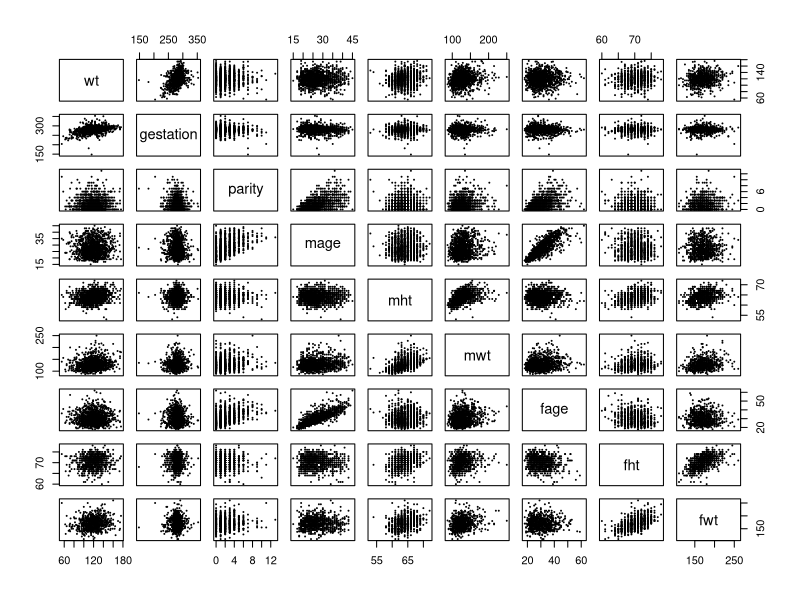
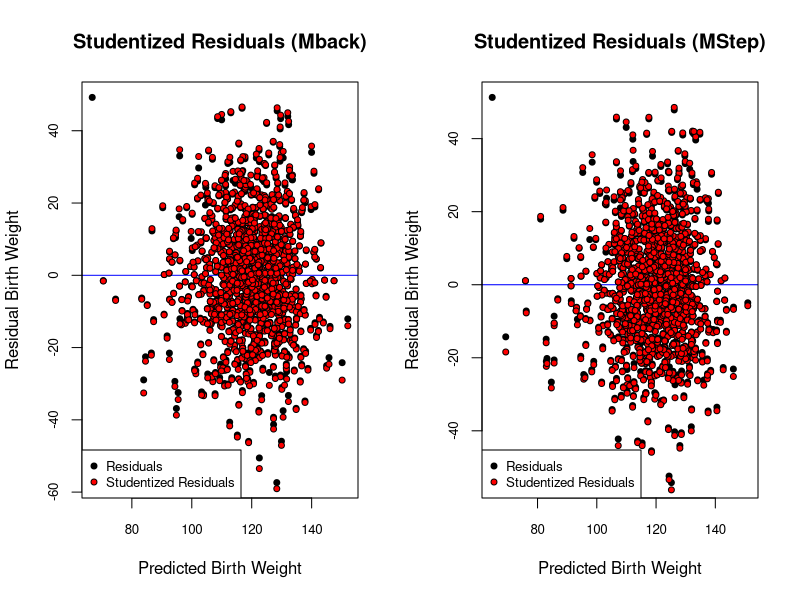
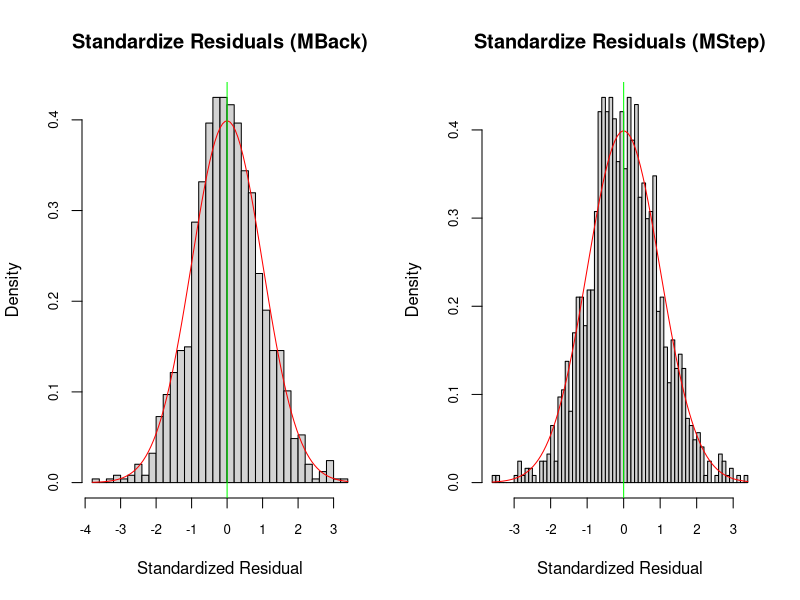
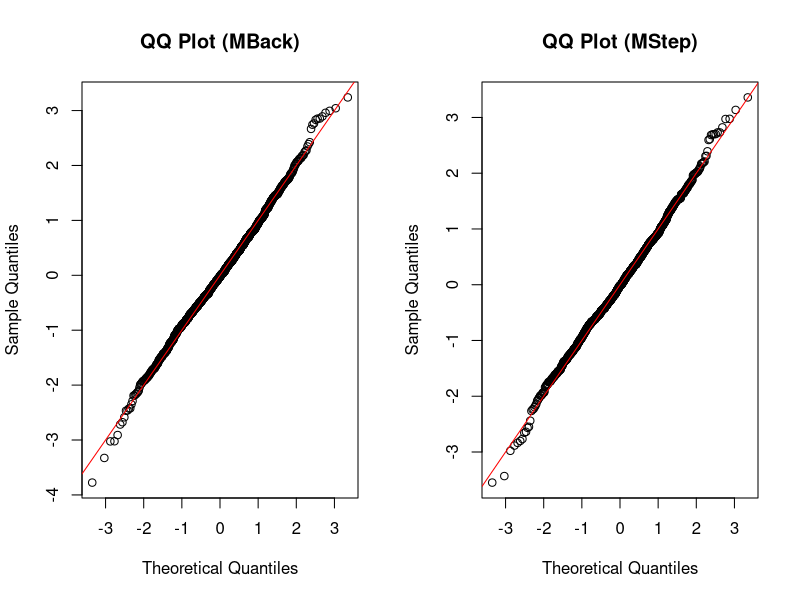
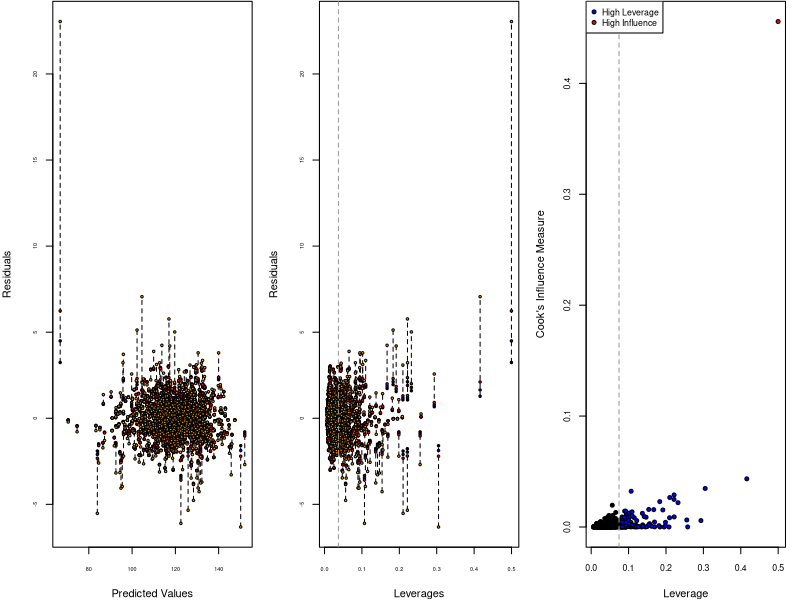
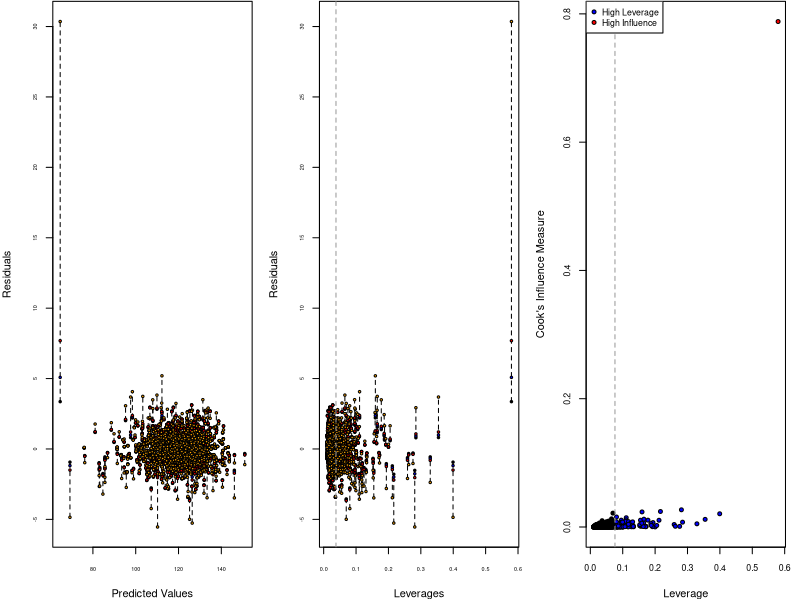
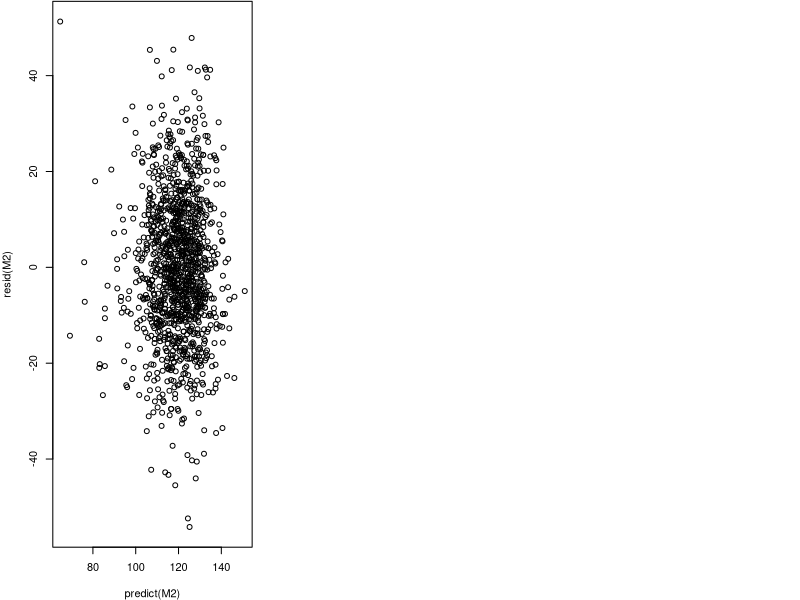

Reproduce these figures in R, in order. (Note: a time limit stopped this script after it produced the figures.)
## ---- chunk 1
knitr::opts_chunk$set(echo = TRUE)
library(mice)
## ---- chunk 2
# read in data
births.raw = read.csv("chds_births.csv")
## ---- chunk 3
proportion <- sapply(births.raw, function(x) { sum(is.na(x))*100/nrow(births.raw) })
proportion
## ---- chunk 4
summary(births.raw$marital)
## ---- chunk 5
# Validating Variables
births.raw$marital[!births.raw$marital %in% c(1:5)] = NA
births.raw$time[births.raw$time %in% c(9)] = NA
births.raw$number[births.raw$number %in% c(9)] = NA
## ---- chunk 6
categoricals = c('meth', 'feth', 'med', 'fed', 'marital',
                 'income', 'smoke', 'time', 'number')#, 'parity', 'mht', 'fht')
continuous = names(births.raw)[! names(births.raw) %in% categoricals]

# Categorize m/feth
#meth.categories = c(rep('Caucasian', 6), 'Mexican', 
#                   'African-American', 'Asian', 'Mixed', 'Other')
meth.categories = c(rep('Caucasian', 6), 'Other', 
                    'African-American', 'Other', 'Other', 'Other')
for (i in 1:length(meth.categories)) {
  births.raw$meth[births.raw$meth == i-1] = meth.categories[i]
  births.raw$feth[births.raw$feth == i-1] = meth.categories[i]
}
births.raw$meth = as.factor(births.raw$meth)
births.raw$feth = as.factor(births.raw$feth)

# Categorize m/fed
#med.categories = c('elementary school', 'middle school', 'high school', 
#                   'high school + trade school', 'high school + some college', 
#                   'college graduate', 'trade school', 'high school unclear')
med.categories = c('Other', 'middle school', 'high school', 'Other',
                   'high school + some college', 'college graduate',
                   'Other', 'Other')
for (i in 1:length(med.categories)) {
  births.raw$med[births.raw$med == i-1] = med.categories[i]
  births.raw$fed[births.raw$fed == i-1] = med.categories[i]
}
births.raw$med = as.factor(births.raw$med)
births.raw$fed = as.factor(births.raw$fed)

# Categorize marital
#marital.categories = c('married', 'legally separated', 
#                       'divorced', 'widowed', 'never married')
marital.categories = c('married', 'single', 'single', 
                       'single', 'single')
for (i in 1:length(marital.categories)) {
  births.raw$marital[births.raw$marital == i] = marital.categories[i]
}
births.raw$marital = as.factor(births.raw$marital)

# Categorize income
income.categories = c('under 2500', '2500-4999', '5000-7499','7500-9999', 
                      '10000-12499', '12500-14999', '15000-17499', 
                      '17500-19999', '20000-22499', 'over 22500')
for (i in 1:length(income.categories)) {
  births.raw$income[births.raw$income == i-1] = income.categories[i]
}
births.raw$income = as.factor(births.raw$income)

# Categorize smoke
smoke.categories = c('never', 'smokes now', 'until pregnancy', 
                     'used to, not anymore')
for (i in 1:length(smoke.categories)) {
  births.raw$smoke[births.raw$smoke == i-1] = smoke.categories[i]
}
births.raw$smoke = as.factor(births.raw$smoke)

# Categorize time
#time.categories = c('never or more than 10 years', 'still smokes', 
#                    'during pregnancy', 'less than a year', '1-2 years', 
#                   '2-3 years', '3-4 years', '5-9 years', 
#                   'never or more than 10 years', 'quit but don’t know when')
time.categories = c('never or more than 10 years', 'still smokes', 
                    'during pregnancy', 'less than 10 year', 
                    'less than 10 year', 'less than 10 year', 
                    'less than 10 year', 'less than 10 year', 
                    'never or more than 10 years', 'quit but don’t know when')
for (i in 1:length(time.categories)) {
  births.raw$time[births.raw$time == i-1] = time.categories[i]
}
births.raw$time = as.factor(births.raw$time)

# Categorize number
#number.categories = c('never smoked', '1-4', '5-9', '10-14', '15-19',
#                      '20-29', '30-39', '40-60', 'more than 60', 
#                      'smoked but don’t know how much')
number.categories = c('never smoked', 'less than 20', 'less than 20', 
                      'less than 20', 'less than 20', 'more than 20',
                      'more than 20', 'more than 20', 'more than 20', 
                      'smoked but don’t know how much')
for (i in 1:length(number.categories)) {
  births.raw$number[births.raw$number == i-1] = number.categories[i]
}
births.raw$number = as.factor(births.raw$number)

births.raw$smoke = NULL
# summary(births.raw)
## ---- chunk 7
births.raw.cont = births.raw[ , ! names(births.raw) %in% categoricals]
# summary(births.raw.cont)
pairs(births.raw.cont, cex = 0.2)
## ---- chunk 8
# Categorize parity
births.raw$parity[births.raw$parity > 5] = 5
parity.categories = c('zero', 'one', 'two', 'three', 'four', 'more than four')
for (i in 1:length(parity.categories)) {
  births.raw$parity[births.raw$parity == i-1] = parity.categories[i]
}
births.raw$parity = as.factor(births.raw$parity)

table(births.raw$parity)
## ---- chunk 9
invisible(capture.output(births.mice <- mice(births.raw, method = "cart", seed = 1)))
births.clean <- complete(births.mice)
## ---- chunk 10
# Variance Inflaction Factor
# design matrix excluding intercept
X <- model.matrix(lm(wt ~ gestation + mage + mwt + fage
                     + fwt + mht + fht - 1, data = births.clean))
C <- cor(X) # correlation matrix
vif <- diag(solve(C))

# pre-fitting model
MPrefit <- lm(wt ~ gestation + mage + mwt + fwt + fht + mht, data = births.clean)
## ---- chunk 11
M0 <- lm(wt ~ 1, data = births.clean) # initial model
Mfull <- lm(wt ~ ( . - number - time - fed - med - feth - meth - marital)^2+
              number + time + fed + med + feth + meth + marital +
              I(gestation^2) + I(mage^2) + I(mht^2) + I(mwt^2) + I(fage^2) + 
              I(fht^2) + I(fwt^2), data = births.clean) # full model
Mstart <- lm(wt ~ ., data = births.clean) # start model
## ---- chunk 12
# forward selection
Mfwd <- step(object = M0,
             scope = list(lower = M0, upper = Mfull),
             direction = "forward",
             trace = FALSE)
## ---- chunk 13
# backward elimination
Mback <- step(object = Mfull,
              scope = list(lower = M0, upper = Mfull),
              direction = "backward",
              trace = FALSE)
## ---- chunk 14
# stepwise selection
Mstep <- step(object = Mstart,
              scope = list(lower = M0, upper = Mfull),
              direction = "both",
              trace = FALSE)
## ---- chunk 15
#Press Statistic
calPress <- function(M){
  #X <- model.matrix(M)
  #H <- X %*% solve(crossprod(X), t(X))
  #press <- resid(M)/(1-diag(H))
  press <- resid(M)/(1-hatvalues(M))
  press <- sum(press^2)
  return(press)
}

press1 <- calPress(Mfwd);
press2 <- calPress(Mback);
press3 <- calPress(Mstep);
press4 <- calPress(MPrefit)

presses <- c(press1, press2, press3, press4)

# AIC Statistic
AIC1 <- AIC(Mfwd)
AIC2 <- AIC(Mback)
AIC3 <- AIC(Mstep)
AIC4 <- AIC(MPrefit)

AICS <- c(AIC1, AIC2, AIC3, AIC4)


## ---- chunk 16
r.squared <- c(summary(Mfwd)$r.squared, summary(Mback)$r.square, 
               summary(Mstep)$r.square, summary(MPrefit)$r.square)
info <- c(r.squared,AICS,presses)
info <- matrix(t(info),nrow = 4,ncol = 3)
rownames(info)<-c("MFwd", "MBack", "MStep", "MPrefit")
colnames(info)<-c("R^2", "AIC", "Press")
info  

## ---- chunk 17
# models to compare
M1 <- Mback
M2 <- Mstep
## ---- chunk 18

# function for drawing studendized residual plots
StuResPlot <- function(M,name) {
  cex <- .8
  res <- residuals(M)
  h <- hatvalues(M)  # Hat matrix
  res.stu <- res/sqrt(1-h) # studentized residuals, but on the data scale
  y.hat <- predict(M)
 
  par(4,.1,4,.1)
  plot(y.hat, res, pch = 21, bg = "black", 
       cex = cex, 
       cex.axis = cex,
       xlab = "Predicted Birth Weight",
       ylab = "Residual Birth Weight",
       main = paste("Studentized Residuals",name),
       abline(h = mean(res), col = "blue"))
  points(y.hat, res.stu, pch = 21, bg = "red", cex = cex)
  legend(x = "bottomleft", c("Residuals", "Studentized Residuals"),
         pch = 21, pt.bg = c("black", "red"), pt.cex = cex, cex = cex)
}

# function for drawing standardized residual plots
StaResPlot <- function(M,name) {
  cex <- .8
  res <- residuals(M) # Hat matrix
  h <- hatvalues(M)
  sigma.hat <- sigma(M)
  # par(mar = c(4,2,.1,2))
  par(4,.1,4,.1)
  hist(res/sigma.hat, breaks = 50, freq = FALSE, cex.axis = cex,
  xlab = "Standardized Residual", main = paste("Standardize Residuals",name))
  curve(dnorm(x), col = "red", add = TRUE)
  abline(v = mean(res/sigma.hat), col = "green")
}

#function for drawing QQ plots
QQPlot <- function(M,name) {
  res <- residuals(M)
  h <- hatvalues(M)
  qqnorm(res/sigma(M),main = paste("QQ Plot",name))
  abline(a=0, b=1, col = "red") #add 45 degree line
  # head(res.stu1)
}


## ---- chunk 19

 par(mfrow = c(1,2))
# studendized residual for backward elimination model:
StuResPlot(Mback,"(Mback)")

# studentdized residual for stepwise selection model:
StuResPlot(Mstep,"(MStep)")

## ---- chunk 20
par(mfrow = c(1,2))
# standardized residual for backward elimination model:
StaResPlot(Mback,"(MBack)")

# standardized residual for stepwise selection model:
StaResPlot(Mstep,"(MStep)")
## ---- chunk 21

 par(mfrow = c(1,2))
# QQ-plot for backward selection model:
QQPlot(Mback,"(MBack)")

# QQ-plot for stepwise selection model:
QQPlot(Mstep,"(MStep)")
## ---- chunk 22
# function to produce leverage and influence plots
LeverageInfluence <- function(M) {
  y.hat <- predict(M) # predicted values
  sigma.hat <- sigma(M)
  res <- resid(M) # original residuals$
  res.sta <- res/sigma.hat # standardized residuals

  # compute leverages
  h <- hatvalues(M) # hat matrix
  res.stu <- res.sta/sqrt(1-h) # studentized residuals

  # PRESS residuals
  press <- res/(1-h)

  # DFFITS residuals
  dfts <- dffits(M)

  # standardize each of these such that they are identical at the average
  # leverage value
  p <- length(coef(M))
  n <- nobs(M)
  hbar <- p/n # average leverage
  res.stu <- res.stu*sqrt(1 - hbar) # at h = hbar, res.stu = res.sta
  press <- press*(1 - hbar)/sigma.hat # at h = hbar, press = res.sta
  dfts <- dfts*(1 - hbar)/sqrt(hbar) # at h = hbar, dfts = res.sta

  # plot all residuals
  par(mfrow = c(1,3), mar = c(4,4,.1,1.1))
  cex <- .5
  plot(y.hat, rep(0, length(y.hat)),
       type = "n", # empty plot to get the axis range
       ylim = range(res.sta, res.stu, press, dfts),
       cex.axis = cex,
       xlab = "Predicted Values",
       ylab = "Residuals")

  # dotted line connecting each observations residuals for better visibility
  segments(x0 = y.hat,
           y0 = pmin(res.sta, res.stu, press, dfts),
           y1 = pmax(res.sta, res.stu, press, dfts),
           lty = 2)
  points(y.hat, res.sta, pch = 21, bg = "black", cex = cex)
  points(y.hat, res.stu, pch = 21, bg = "blue", cex = cex)
  points(y.hat, press, pch = 21, bg = "red", cex = cex)
  points(y.hat, dfts, pch = 21, bg = "orange", cex = cex)

  # against leverages
  plot(h, rep(0, length(y.hat)),
       type = "n",
       cex.axis = cex,
       ylim = range(res.sta, res.stu, press, dfts),
       xlab = "Leverages", ylab = "Residuals")

  segments(x0 = h,
          y0 = pmin(res.sta, res.stu, press, dfts),
          y1 = pmax(res.sta, res.stu, press, dfts),
          lty = 2)
  points(h, res.sta, pch = 21, bg = "black", cex = cex)
  points(h, res.stu, pch = 21, bg = "blue", cex = cex)
  points(h, press, pch = 21, bg = "red", cex = cex)
  
  points(h, dfts, pch = 21, bg = "orange", cex = cex)
  abline(v = hbar, col = "grey60", lty = 2)

  # cook's distance vs. leverage
  D <- cooks.distance(M)

  # flag some of the points
  infl.ind <- which.max(D) # top influence point
  lev.ind <- h > 2*hbar # leverage more than 2x the average
  clrs <- rep("black", len = n)
  clrs[lev.ind] <- "blue"
  clrs[infl.ind] <- "red"
  # par(mfrow = c(1,1), mar = c(4,4,1,1))
  cex <- .8
  plot(h, D, xlab = "Leverage", ylab = "Cook's Influence Measure",
  pch = 21, bg = clrs, cex = cex, cex.axis = cex)

  
  p <- length(coef(M))
  n <- nrow(births.clean)
  hbar <- p/n # average leverage
  abline(v = 2*hbar, col = "grey60", lty = 2) # 2x average leverage
  legend("topleft", legend = c("High Leverage", "High Influence"), pch = 21,
         pt.bg = c("blue", "red"), cex = cex, pt.cex = cex)
  
  return(c(infl.ind, D[infl.ind]))
}


# leverage influence for forward selection model:
a <-LeverageInfluence(Mback)
b <-LeverageInfluence(Mstep)


## ---- chunk 23
plot(predict(M2), resid(M2))
entry <- which.max(abs(resid(M2)))
## ---- chunk 24
# Cross-validation setup
nreps <- 2e3 # number of replications
ntot <- nrow(births.clean) # total number of observations
ntrain <- floor(ntot * 0.7) # size of training set
ntest <- ntot-ntrain # size of test set
mspe1 <- rep(NA, nreps) # sum-of-square errors for each CV replication
mspe2 <- rep(NA, nreps)
logLambda <- rep(NA, nreps) # log-likelihod ratio statistic for each replication
for(ii in 1:nreps) {
  # randomly select training observations
  train.ind <- sample(ntot, ntrain) # training observations
  # refit the models on the subset of training data; ?update for details!
  M1.cv <- update(M1, subset = train.ind)
  M2.cv <- update(M2, subset = train.ind)
  # out-of-sample residuals for both models
  # that is, testing data - predictions with training parameters
  M1.res <- births.clean$wt[-train.ind] -
            predict(M1.cv, newdata = births.clean[-train.ind,])
  M2.res <- births.clean$wt[-train.ind] -
            predict(M2.cv, newdata = births.clean[-train.ind,])
  # mean-square prediction errors
  mspe1[ii] <- mean(M1.res^2)
  mspe2[ii] <- mean(M2.res^2)
  # out-of-sample likelihood ratio
  M1.sigma <- sqrt(sum(resid(M1.cv)^2)/ntrain) # MLE of sigma
  M2.sigma <- sqrt(sum(resid(M2.cv)^2)/ntrain)
  # since res = y - pred, dnorm(y, pred, sd) = dnorm(res, 0, sd)
  logLambda[ii] <- sum(dnorm(M1.res, mean = 0, sd = M1.sigma, log = TRUE))
  logLambda[ii] <- logLambda[ii] -
                   sum(dnorm(M2.res, mean = 0, sd = M2.sigma, log = TRUE))
}
## ---- chunk 25
# plot rMSPE and out-of-sample log(Lambda)
par(mfrow = c(1,2))
par(mar = c(4.5, 4.5, .1, .1))
boxplot(x = list(sqrt(mspe1), sqrt(mspe2)), names = expression(M[BACK], M[STEP]), cex = .7,
        ylab = expression(sqrt(MSPE)), col = c("yellow", "orange"))
hist(logLambda, breaks = 50, freq = FALSE,
     xlab = expression(Lambda^{test}),
     main = "", cex = .7)
abline(v = mean(logLambda), col = "red") # average value
## ---- chunk 26
extractP <- function(index) {
  anova(Mstep)$'Pr(>F)'[index]
}

constructP <- function(x) {
  pVal <- c()
  for(i in 1:length(x)){
    pVal <- c(pVal,extractP(x[i]))
  }
  
  return(pVal)
}

x <- c(1,3,4,5,6,7,9,13)
var <- c("gestation ","meth","mht","mwt","fht","fwt","time","gestation:income")
info.pVal <- rbind(var,constructP(x))
info.pVal






## ---- chunk 27
